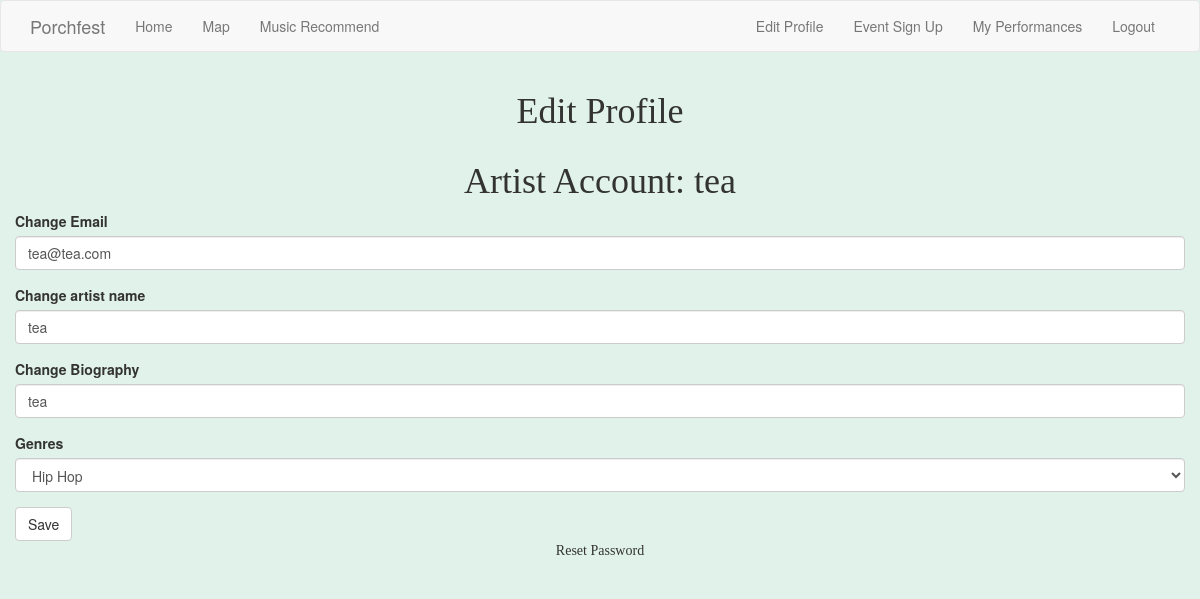
/edit_profile (signed in), run on the app's committed database.
### app/models.py (models this page shows, shortened)
class Artist(UserMixin, db.Model):
    id = db.Column(db.Integer, primary_key=True)
    artistName = db.Column(db.String(64), index=True, unique=True)
    bio = db.Column(db.String(600))
    genre = db.Column(db.String)
    artistPerformances1= db.relationship('ArtistToPerformance', backref='artperfrel1')
    email = db.Column(db.String(120), index=True, unique=True)
    password_hash = db.Column(db.String(128))

### app/routes.py (the view)
@app.route('/edit_profile', methods=['GET', 'POST'])
@login_required
def edit_profile():
    form = EditProfile()
    if form.validate_on_submit():
        current_user.artistName = form.artistName.data
        current_user.bio = form.bio.data
        current_user.email = form.email.data
        current_user.genre = form.genre.data
        db.session.commit()
        flash('Your changes have been saved.')
        return redirect(url_for('edit_profile'))
    elif request.method == 'GET':
        form.artistName.data = current_user.artistName
        form.bio.data = current_user.bio
        form.email.data = current_user.email
        form.genre.data = current_user.genre
    return render_template('edit_profile.html', artist=current_user, title='Edit Profile',
                           form=form)

### app/forms.py
class EditProfile (FlaskForm):
    email = StringField('Change Email')
    artistName = StringField('Change artist name')
    bio = StringField('Change Biography')
    genre = SelectField('Genres', choices=[("folk", "Folk"),('rock', "Rock"), ("hip_hop", "Hip Hop"),("pop", "Pop"), ("RB", "R&B"), ("indie", "Indie")])
    submit = SubmitField('Save')

### app/models.py (called while the page is built)
@login.user_loader
def load_user(id):
    return Artist.query.get(int(id))

### app/templates/edit_profile.html
{% extends "base.html" %}
{% import 'bootstrap/wtf.html' as wtf %}
{% block app_content %}
<h1>Edit Profile</h1>
<div class="row">
    <div class="col md-4">
        <h1>Artist Account: {{ artist.artistName }}</h1>
        {{ wtf.quick_form(form) }}
        <p>Reset Password <a href="{{ url_for('reset_password') }}"></a> </p>
    </div>
</div>
{% endblock %}

### app/static/css/main.css (style rules this page uses)
body { background-color: #E0F2E9; }
h1 { text-align: center; font-family: 'Tinos', serif; }
p { text-align: center; font-family: 'Tinos', serif; }

### data on the page
Artist: artistName "tea", email "tea@tea.com", bio "tea", genre "Hip Hop"
